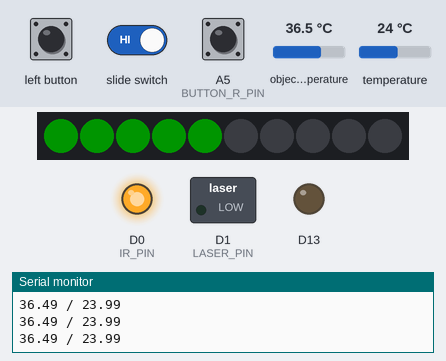
A sketch run on a simulated Adafruit Circuit Playground Express. On the bench: 10 RGB LEDs in strip order, left to right, switched loads named in the sketch (green lamp = pin HIGH), output pins drawn as LEDs (lit = HIGH), the last lines printed to the serial monitor. The inputs (shaded band) are chosen by the test bench; at power-on: A5 (BUTTON_R_PIN) LOW, object temperature 36.5 °C, temperature 24 °C. Dim RGB values are drawn brighter than linear.

Above: at 1.2 s.
1.3 s: slide switch set LOW
At 2.1 s:
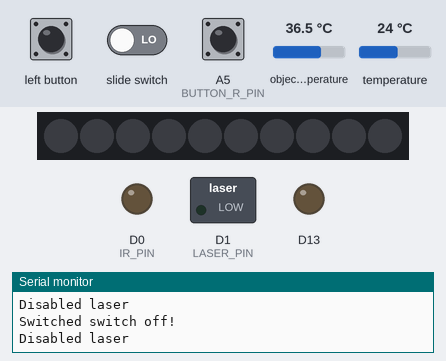
2.8 s: slide switch set HIGH
At 3.8 s:
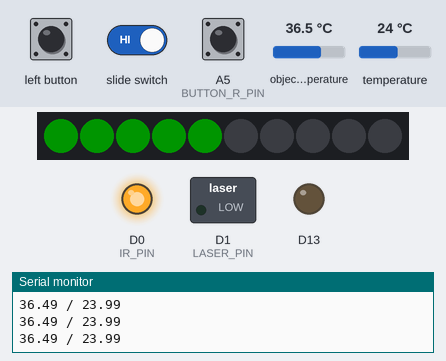
4.8 s: A5 (BUTTON_R_PIN) pulled HIGH for 0.15 s
At 5.6 s:
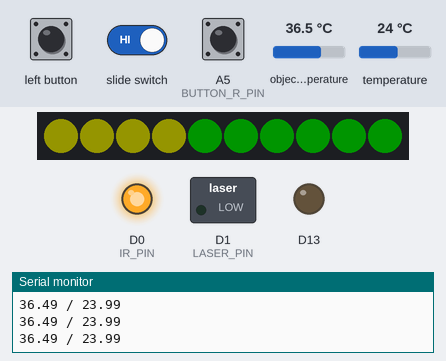
6.4 s: object temperature set to 30.3 °C
At 7.3 s:
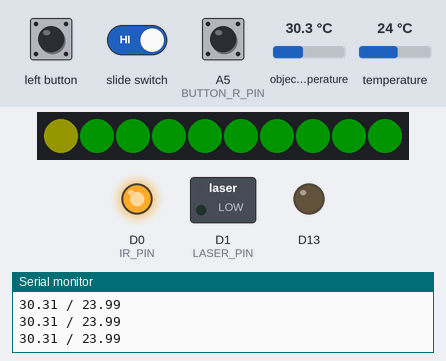
7.9 s: object temperature set to 29.8 °C
At 8.8 s:
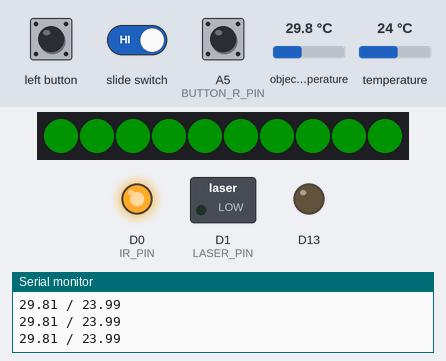
9.4 s: object temperature set to 20 °C
At 10.2 s:
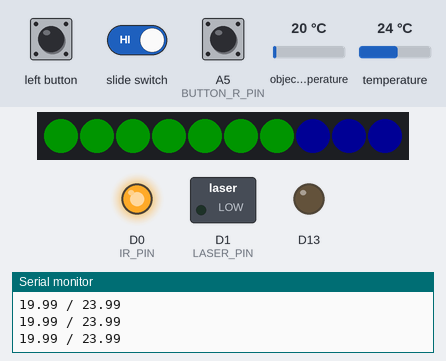
Timing chart, 0 to 11.9 s (numbered marks = the images above; inputs shaded):
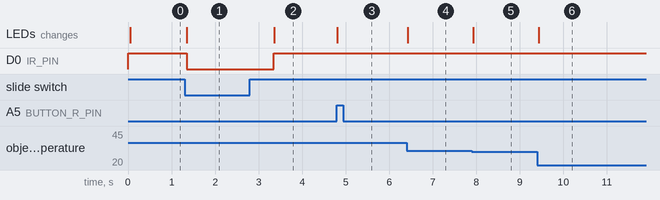

The sketch:

main.ino
```cpp
#include <Adafruit_CircuitPlayground.h>
#include <Adafruit_MLX90614.h>

#define SERIAL_ENABLED true

// Symbol boundaries
#define SYM_WATER 37 // Temperature boundary for water
#define SYM_TOUCH 48 // Temperature boundary for surface-touching
#define SYM_DRINK 53 // Temperature boundary for drinking
#define SYM_HOT 65   // Temperature boundary for hot
#define SYM_DANGR 80 // Temperature boundary for danger

// Active-warning
#define BLINK_TEMP 50  // Light-blinking temperature boundary
#define BUZZER_TEMP 50 // Buzzer (sound) temperature boundary

// Starting mode of the system (when you start it / upload it / press reset / recharge the battery after it died)
#define DEFAULT_MODE 0
// Mode 0 = default symbol-based warning system
// Mode 1 = advanced temperature measurement system
// Mode 2 = off, audio only


#define NOTE_B0  31
#define NOTE_C1  33
#define NOTE_CS1 35
#define NOTE_D1  37
#define NOTE_DS1 39
#define NOTE_E1  41
#define NOTE_F1  44
#define NOTE_FS1 46
#define NOTE_G1  49
#define NOTE_GS1 52
#define NOTE_A1  55
#define NOTE_AS1 58
#define NOTE_B1  62
#define NOTE_C2  65
#define NOTE_CS2 69
#define NOTE_D2  73
#define NOTE_DS2 78
#define NOTE_E2  82
#define NOTE_F2  87
#define NOTE_FS2 93
#define NOTE_G2  98
#define NOTE_GS2 104
#define NOTE_A2  110
#define NOTE_AS2 117
#define NOTE_B2  123
#define NOTE_C3  131
#define NOTE_CS3 139
#define NOTE_D3  147
#define NOTE_DS3 156
#define NOTE_E3  165
#define NOTE_F3  175
#define NOTE_FS3 185
#define NOTE_G3  196
#define NOTE_GS3 208
#define NOTE_A3  220
#define NOTE_AS3 233
#define NOTE_B3  247
#define NOTE_C4  262
#define NOTE_CS4 277
#define NOTE_D4  294
#define NOTE_DS4 311
#define NOTE_E4  330
#define NOTE_F4  349
#define NOTE_FS4 370
#define NOTE_G4  392
#define NOTE_GS4 415
#define NOTE_A4  440
#define NOTE_AS4 466
#define NOTE_B4  494
#define NOTE_C5  523
#define NOTE_CS5 554
#define NOTE_D5  587
#define NOTE_DS5 622
#define NOTE_E5  659
#define NOTE_F5  698
#define NOTE_FS5 740
#define NOTE_G5  784
#define NOTE_GS5 831
#define NOTE_A5  880
#define NOTE_AS5 932
#define NOTE_B5  988
#define NOTE_C6  1047
#define NOTE_CS6 1109
#define NOTE_D6  1175
#define NOTE_DS6 1245
#define NOTE_E6  1319
#define NOTE_F6  1397
#define NOTE_FS6 1480
#define NOTE_G6  1568
#define NOTE_GS6 1661
#define NOTE_A6  1760
#define NOTE_AS6 1865
#define NOTE_B6  1976
#define NOTE_C7  2093
#define NOTE_CS7 2217
#define NOTE_D7  2349
#define NOTE_DS7 2489
#define NOTE_E7  2637
#define NOTE_F7  2794
#define NOTE_FS7 2960
#define NOTE_G7  3136
#define NOTE_GS7 3322
#define NOTE_A7  3520
#define NOTE_AS7 3729
#define NOTE_B7  3951
#define NOTE_C8  4186
#define NOTE_CS8 4435
#define NOTE_D8  4699
#define NOTE_DS8 4978

const Adafruit_MLX90614 IR_SENSOR = Adafruit_MLX90614();
#define IR_PIN 0

void ir_setup() {

  print("Starting IR setup...");
  pinMode(IR_PIN, OUTPUT);
  digitalWrite(IR_PIN, HIGH);

  while (!IR_SENSOR.begin()) {
    print("Error connecting to MLX sensor. Check wiring.");

    delay(100);
  };

  print("IR Emissivity = " + String(IR_SENSOR.readEmissivity()));
  print("Successively (re)connected to Infrared Sensor");
}
double ir_get_object_temp() {
  return IR_SENSOR.readObjectTempC();
}
double ir_get_sensor_temp() {
  return IR_SENSOR.readAmbientTempC();
}
void ir_enable() {
  digitalWrite(IR_PIN, HIGH);
  setup();
}
void ir_disable() {
  digitalWrite(IR_PIN, LOW);
}

// CircuitPlayground.playTone(tone, ms);

bool switched = false;
bool switch_on = false;
void switch_update() {
  if (CircuitPlayground.slideSwitch()) {
    if (!switch_on) {
      switched = true;
      ir_enable();
      print("Switched switch on!");
    } else {
      switched = false;
    }
    switch_on = true;
  } else {
    if (switch_on) {
      switched = true;
      ir_disable();
      laser_disable();
      print("Switched switch off!");
    } else {
      switched = false;
    }
    switch_on = false;
  }
}

float accel_get_x() {
  return CircuitPlayground.motionX();
}
float accel_get_y() {
  return CircuitPlayground.motionY();
}
float accel_get_z() {
  return CircuitPlayground.motionZ();
}

#define LASER_MAX_MS 5000
#define LASER_PIN 1
long laser_start = -1;

void light_set(int number, int r, int g, int b) {
  CircuitPlayground.strip.setPixelColor(number, r, g, b);
}
void light_set_all(int r, int g, int b) {
  for (int i = 0; i <= 10; i++) {
    light_set(i, r, g, b);
  }
  light_load();
}
void light_load() {
  CircuitPlayground.strip.show();
}
void light_brightness(int brightness) {
  CircuitPlayground.strip.setBrightness(brightness);
}

bool laser_enabled = false;
void laser_enable() {
  laser_enabled = true;
  print("Enabling laser");
  digitalWrite(LASER_PIN, HIGH);
}
void laser_disable() {
  laser_enabled = false;
  print("Disabled laser");
  digitalWrite(LASER_PIN, LOW);
}
//void laser_update(bool enable) {
//  if (enable) {
//    laser_enable();
//    return;
//  }
//  if (laser_start == -1) return;
//  if (millis() - laser_start > LASER_MAX_MS) {
//    print("Shutdown laser because timeout");
//    digitalWrite(LASER_PIN, LOW);
//    laser_start = -1;
//  }
//}

//#define TAP_EXPIRE_MS 2000
//#define DTAP_EXPIRE_MS 1500
//#define TAP_THRESHOLD 30
//
//unsigned long tap_tapt = 0;
//unsigned long tap_dtapt = 0;
//void tap_tap() {
//  print("Tapped! MS " + String(millis()) + " | TAPT " + String(tap_tapt) + " (d: " + String(millis()-tap_tapt) + ") | DTAPT " + String(tap_dtapt));
//  if (tap_tapt != 0 && millis() - tap_tapt < TAP_EXPIRE_MS) {
//      tap_tapt = 0;
//      tap_dtapt = millis();
//      print("DTap_tapt set to: " + String(tap_dtapt));
//      return;
//  }
//  tap_tapt = millis();
//  print("Tap_tapt set to: " + String(tap_tapt));
//}
//bool tap_tapped() {
//  if (tap_tapt != 0 && millis() - TAP_EXPIRE_MS < tap_tapt) {
//    return true;
//  } else {
//    tap_tapt = 0;
//    return false;
//  }
//}
//bool tap_dtapped() {
//  if (tap_dtapt != 0 && millis() - DTAP_EXPIRE_MS < tap_dtapt) {
//    return true;
//  } else {
//    tap_dtapt = 0;
//    return false;
//  }
//}
//void tap_clear() {
//  tap_tapt = 0;
//  tap_dtapt = 0;
//}

#define BUTTON_L_PIN 4
#define BUTTON_R_PIN 19
bool button_l_on = false;
bool button_r_on = false;

int main_mode = DEFAULT_MODE;
bool to_on = false;
void next_mode() {
  main_mode = (main_mode + 1) % 3;
  light_set_all(0, 0, 0);
  to_on = true;
}
#define LIG_WATER 0
#define LIG_TOUCH 1
#define LIG_DRINK 2
#define LIG_HOT 3
#define LIG_DANGR 4

void do_mode(float t) {
  switch (main_mode) {
    case 0: {
        if (t > SYM_WATER) {
          light_set(LIG_WATER, 255, 0, 0);
        } else {
          light_set(LIG_WATER, 0, 255, 0);
        }
        if (t > SYM_TOUCH) {
          light_set(LIG_TOUCH, 255, 0, 0);
        } else {
          light_set(LIG_TOUCH, 0, 255, 0);
        }
        if (t > SYM_DRINK) {
          light_set(LIG_DRINK, 255, 0, 0);
        } else {
          light_set(LIG_DRINK, 0, 255, 0);
        }
        if (t > SYM_HOT) {
          light_set(LIG_HOT, 255, 0, 0);
        } else {
          light_set(LIG_HOT, 0, 255, 0);
        }
        if (t > SYM_DANGR) {
          light_set(LIG_DANGR, 255, 0, 0);
        } else {
          light_set(LIG_DANGR, 0, 255, 0);
        }
        if (t > BLINK_TEMP && to_on) {
          to_on = false;
          for (int i = 5; i < 10; i++) {
            light_set(i, 255, 0, 0);
          }
        } else {
          to_on = true;
          for (int i = 5; i < 10; i++) {
            light_set(i, 0, 0, 0);
          }
        }
        light_load();
        break;
      }
    case 1: {
        if (t <= BLINK_TEMP || to_on) {
          for (int i = 0; i < 10; i++) {
            if (t > -30 + i * 2) {
              light_set(i, 0, 0, 255);
            }
          }
          for (int i = 0; i < 10; i++) {
            if (t > -10 + i * 2) {
              light_set(i, 0, 0, 255);
            }
          }
          for (int i = 0; i < 10; i++) {
            if (t > 10 + i * 2) {
              light_set(i, 0, 255, 0);
            }
          }
          for (int i = 0; i < 10; i++) {
            if (t > 30 + i * 2) {
              light_set(i, 255, 255, 0);
            }
          }
          for (int i = 0; i < 10; i++) {
            if (t > 50 + i * 2) {
              light_set(i, 255, 0, 0);
            }
          }
          for (int i = 0; i < 10; i++) {
            if (t > 70 + i * 2) {
              light_set(i, 255, 255, 255);
            }
          }
          light_load();
          to_on = false;
        } else {
          to_on = true;
          light_set_all(0, 0, 0);
        }
        break;
      }
  }
}

void buttons_update() {
  if (digitalRead(BUTTON_L_PIN) == HIGH) {
    if (!button_l_on) {
      if (laser_enabled) {
        laser_disable();
      } else {
        laser_enable();
      }
      button_l_on = true;
      print("Left button pressed!");
    }
  } else {
    if (button_l_on) {
      print("Left button released!");
      button_l_on = false;
    }
  }
  if (digitalRead(BUTTON_R_PIN) == HIGH) {
    if (!button_r_on) {
      next_mode();
      button_r_on = true;
      print("Right button pressed! New mode: " + String(main_mode));
    }
  } else {
    if (button_r_on) {
      print("Right button released!");
      button_r_on = false;
    }
  }
}

void setup() {
  if (SERIAL_ENABLED) {
    setup_serial();
  }
  CircuitPlayground.begin();
  pinMode(LASER_PIN, OUTPUT);
  print("Setup doneish");
  print("Setup doneish");
  ir_setup();
}

void loop() {
  delay(50);
  switch_update();
  if (!switch_on) {
    light_set_all(0, 0, 0);
    laser_disable();
    delay(950);
  } else {
    float t = ir_get_object_temp();
    float t2 = ir_get_sensor_temp();
    if (t > BUZZER_TEMP) {
      CircuitPlayground.playTone(NOTE_D5, 100);
    }
    print(String(t) + " / " + String(t2));
    buttons_update();
    do_mode(max(t, t2));
  }
}

void setup_serial() {
  while (!Serial) delay(10);
  Serial.begin(9600);
  print("Setup Serial");
}

void print(String s) {
  if (SERIAL_ENABLED) {
    Serial.println(s);
  }
}
```

Measured:
- the behaviour switches between 30.1 and 30 °C on object temperature (found by bisection; images 4 and 5)
- after the input at 1.3 s, D0 (IR_PIN): HIGH → LOW after 0.05 s; the LEDs: change after 0.05 s (image 1)
- after the input at 2.8 s, D0 (IR_PIN): LOW → HIGH after 0.55 s; the LEDs: change after 0.56 s (image 2)
- after the input at 4.8 s, the LEDs: change at once (image 3)
- after the input at 6.4 s, the LEDs: change at once (image 4)
- after the input at 7.9 s, the LEDs: change at once (image 5)
- after the input at 9.4 s, the LEDs: change at once (image 6)
